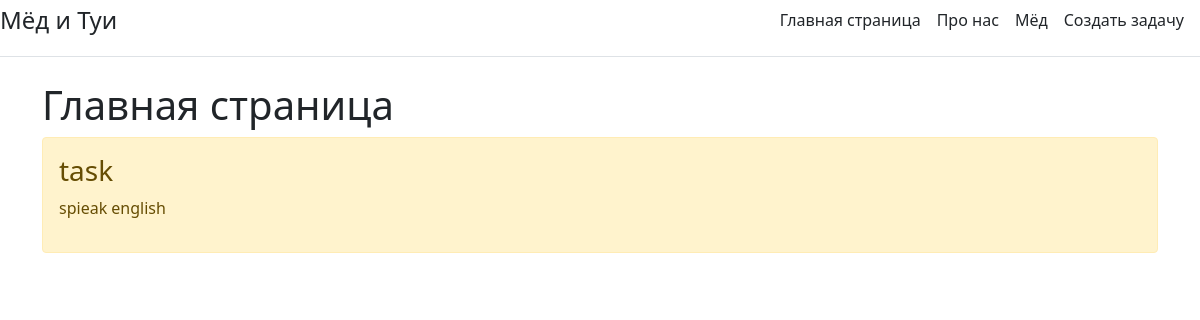
/, run on an earlier commit of the app's database.
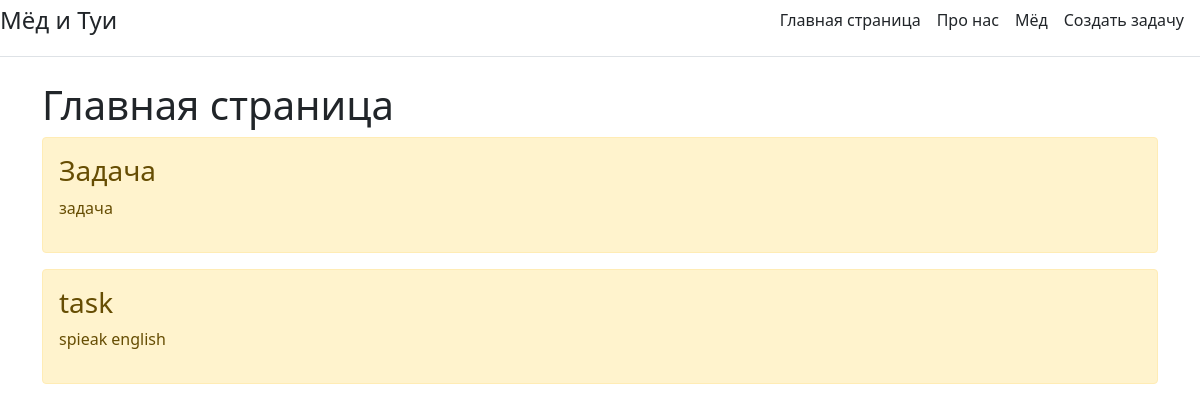
And on a later commit of the database.
### main/models.py (models this page shows, shortened)
class Task(models.Model):
    title = models.CharField('Название', max_length=50)
    task = models.TextField('Описание')
    class Meta:
        verbose_name = 'Задача'
        verbose_name_plural = 'Задачи'

### main/views.py (the view)
# urls.py: path('', views.index, name='home'),
def index(request):
    tasks = Task.objects.order_by('-id')
    return render(request, 'main/index.html', {'title': 'Главная страница сайта', 'tasks': tasks})

### main/templates/main/index.html (shortened to what this page needs)
{% extends 'main/base.html' %}
{% block content %}
    <h1>Главная страница</h1>
    {% if tasks %}
        {% for el in tasks %}
            <div class="alert alert-warning mt-2">
                <h3>{{ el.title }}</h3>
                <p>{{ el.task }}</p>
             </div>
        {% endfor %}
    {% else %}
        <p>У нас нет записей!</p>
    {%endif%}
{% endblock %}

### main/templates/main/base.html (shortened to what this page needs)
<!doctype html>
<html lang="en">
<head>
    <link rel="stylesheet" href="https://cdn.jsdelivr.net/npm/bootstrap@5.1.3/dist/css/bootstrap.min.css">
</head>
<body>
<header>
    <div class="d-flex flex-column flex-md-row align-items-center pb-3 mb-4 border-bottom">
      <a href="/" class="d-flex align-items-center text-dark text-decoration-none">
        <span class="fs-4">Мёд и Туи</span>
      </a>
      <nav class="d-inline-flex mt-2 mt-md-0 ms-md-auto">
        <a class="me-3 py-2 text-dark text-decoration-none" href="{% url 'home' %}">Главная страница</a>
        <a class="me-3 py-2 text-dark text-decoration-none" href="{% url 'about' %}">Про нас</a>
        <a class="me-3 py-2 text-dark text-decoration-none" href="{% url 'med' %}">Мёд</a>
          <a class="me-3 py-2 text-dark text-decoration-none" href="{% url 'create' %}">Создать задачу</a>
      </nav>
    </div>
  </header>
<div class="container">
 {% block content %}{% endblock %}
</div>
</body>
</html>

What changed in the data, as far as the page shows it:
added Task: title "Задача", task "задача"
